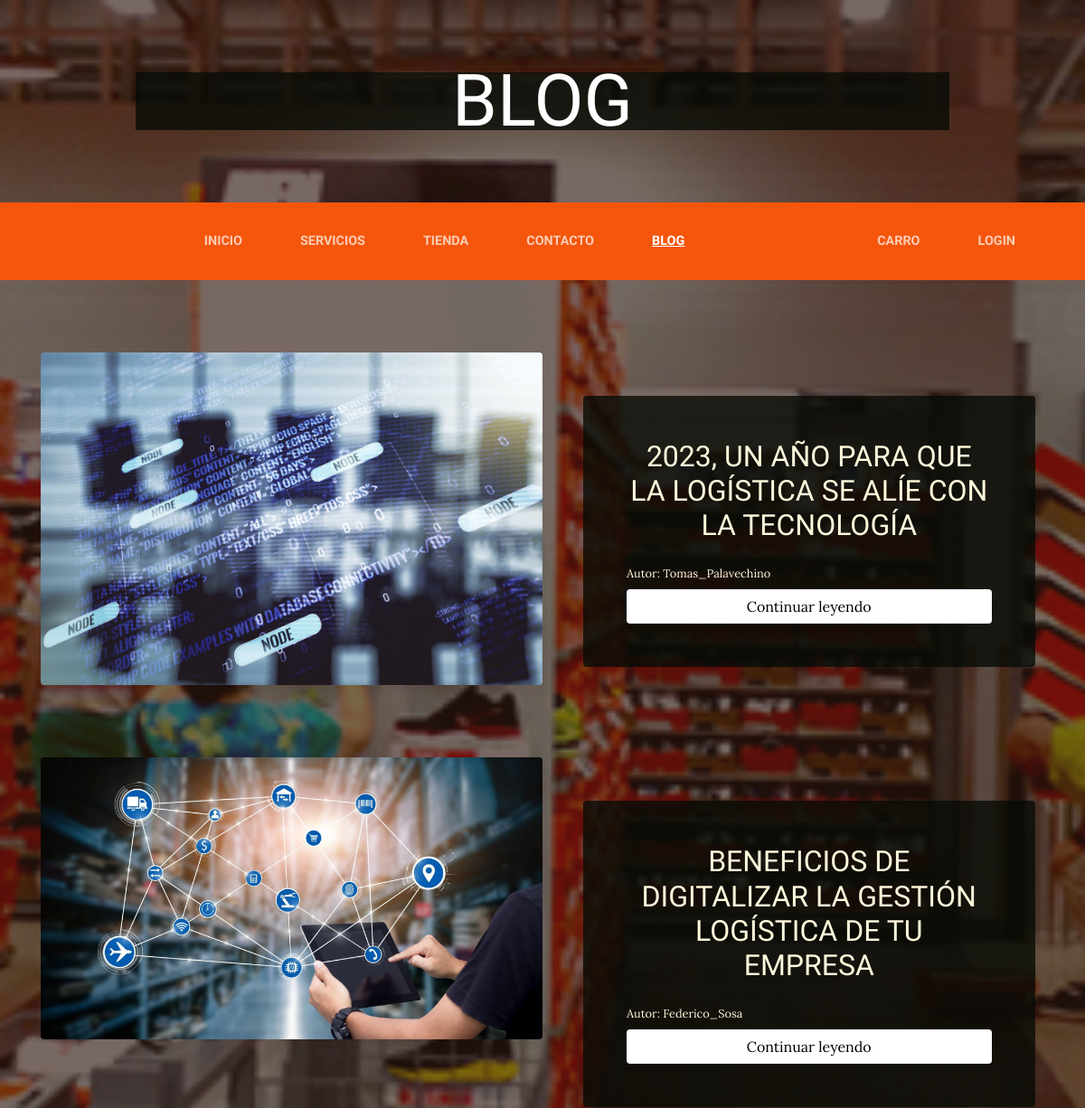
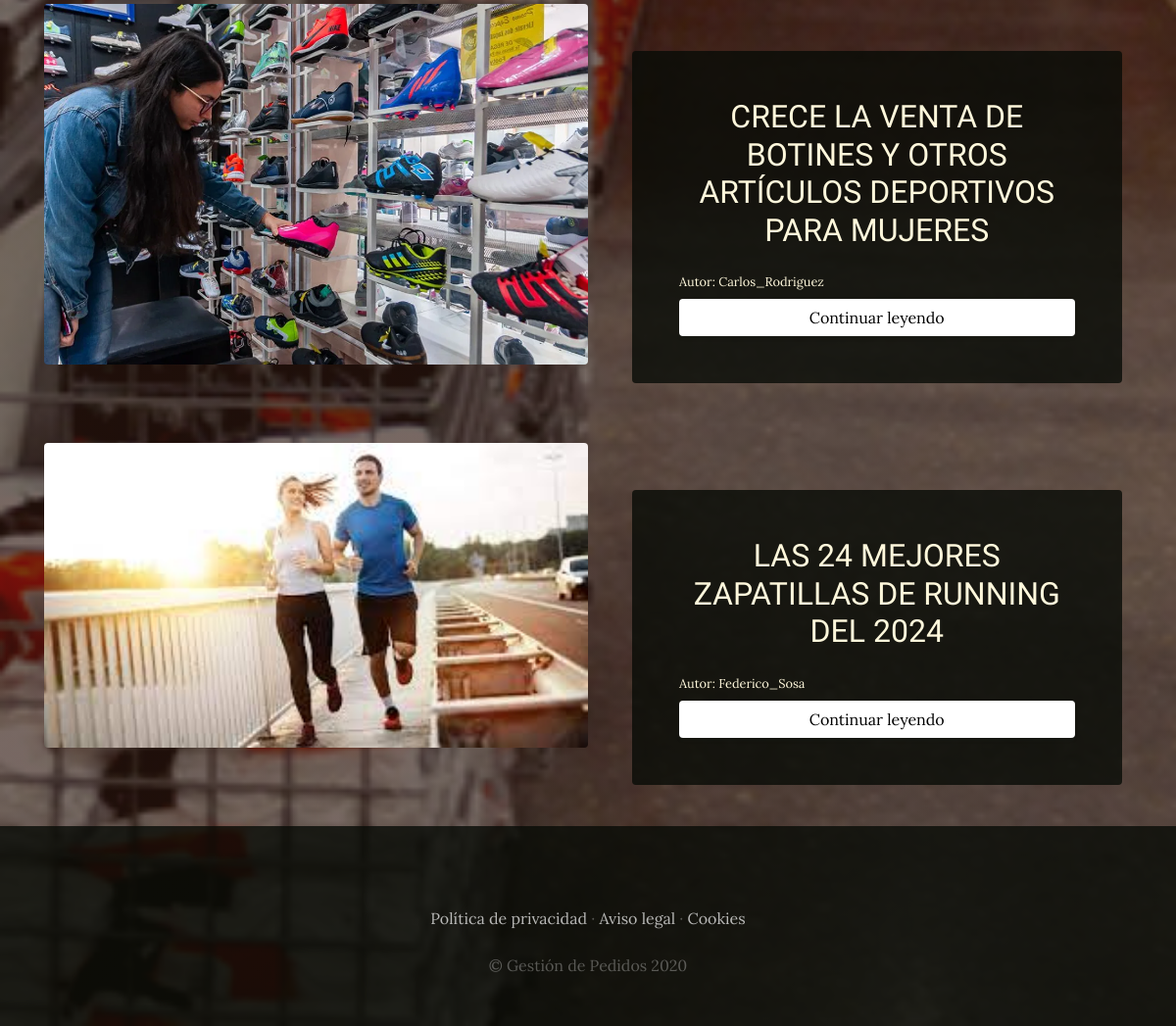
Screenshot of /blog/ with the database file from the repository (2 pictures, top to bottom).
### blog/models.py (models this page shows, shortened)
class Post(models.Model):
    titulo = models.CharField(max_length=100)
    contenido = models.CharField(max_length=50)
    imagen = models.ImageField(null=True,blank=True,upload_to='blog')
    autor = models.ForeignKey(User,on_delete=models.CASCADE)
    categorias = models.ManyToManyField(Categoria)
    url = models.URLField(max_length=200,null=True,blank=True)
    created = models.DateTimeField(auto_now_add=True)
    updated = models.DateTimeField(auto_now_add=True)
    class Meta:
        verbose_name = 'post'
        verbose_name_plural = 'posts'

### blog/views.py (the view)
# urls.py: path('', PostList.as_view(), name="blog"),
class PostList(ListView):
    model = Post
    context_object_name = "post"
    template_name = "post_list.html"

### carro/context_processor.py (called while the page is built)
def importe_total_carro(request):
    total = 0
    if request.user.is_authenticated:
      carro = request.session.get("carro", {})  # Obtener el diccionario de carro de la sesión
      for key, value in carro.items():  # Iterar sobre las claves y valores del diccionario
        total += float(value["precio"]) # Calcular el total
    else:
       total = "Debes regisitrarte"
    return {"importe_total_carro": total}

### blog/templates/blog/post_list.html
{% extends 'producto/base.html' %}
{% load static %}
{% block body_tittle %}
<span class="site-heading-lower">Blog</span>
{% endblock body_tittle %}
{% block content %}
{% for post in post  %}
<section class="page-section clearfix">
    <div class="container">
      <div class="intro">
        <img class="intro-img img-fluid mb-3 mb-lg-0 rounded" src="{{post.imagen.url}}" alt="" style="width: 50%;">
        <div class="intro-text left-0 text-center bg-faded p-5 rounded">
          <h2 class="section-heading mb-4" >
            <span class="section-heading-lowes ">{{post.titulo}}</span>
          </h2>
         <div style="text-align: left; font-size: 0.8em;">
            Autor: {{post.autor}}
         </div>
         <div style="text-align: center;">
          <a href="{{post.url}}" class="btn btn-block mt-2" style="background-color: white; color: black;">Continuar leyendo</a>
        </div>
        </div>
      </div>
    </div>
  </section>
  {% endfor %}
{% endblock content %}

### producto/static/producto/css/gestion.css (style rules this page uses)
body { font-family: 'Lora'; background: linear-gradient(rgba(47, 23, 15, 0.65), rgba(47, 23, 15, 0.65)), url("../img/tienda.jpg"); background-attachment: fixed; background-position: center; background-size: cover; }
h1, h2, h3, h4, h5, h6 { font-family: 'Raleway'; }
.site-heading .site-heading-lower { color: white; font-size: 5rem; font-weight: 100; line-height: 4rem; text-align: center; }
.page-section { margin-top: 5rem; margin-bottom: 5rem; }
.section-heading { text-transform: uppercase; }
.bg-faded { background-color: rgba(255, 255, 255, 0.85); }
.intro { position: relative; }
@media (min-width: 992px) { .intro .intro-img { width: 75%; float: left; } }
@media (min-width: 992px) { .intro .intro-text { left: 600; width: 60%; margin-top: 3rem; background-color: rgba(8, 12, 7, 0.8); color: cornsilk; position: absolute; } }
@media (min-width: 1200px) { .intro .intro-text { width: 45%; } }
.btn { box-shadow: 0px 3px 3px 0px rgba(33, 37, 41, 0.1); }

### rows the page displays
Post: imagen (picture), titulo "2023, UN AÑO PARA QUE LA LOGÍSTICA SE ALÍE CON LA TECNOLOGÍA", autor "Tomas_Palavechino"
Post: imagen (picture), titulo "BENEFICIOS DE DIGITALIZAR LA GESTIÓN LOGÍSTICA DE TU EMPRESA", autor "Federico_Sosa"
Post: imagen (picture), titulo "CRECE LA VENTA DE BOTINES Y OTROS ARTÍCULOS DEPORTIVOS PARA MUJERES", autor "Carlos_Rodriguez"
Post: imagen (picture), titulo "LAS 24 MEJORES ZAPATILLAS DE RUNNING DEL 2024", autor "Federico_Sosa"
